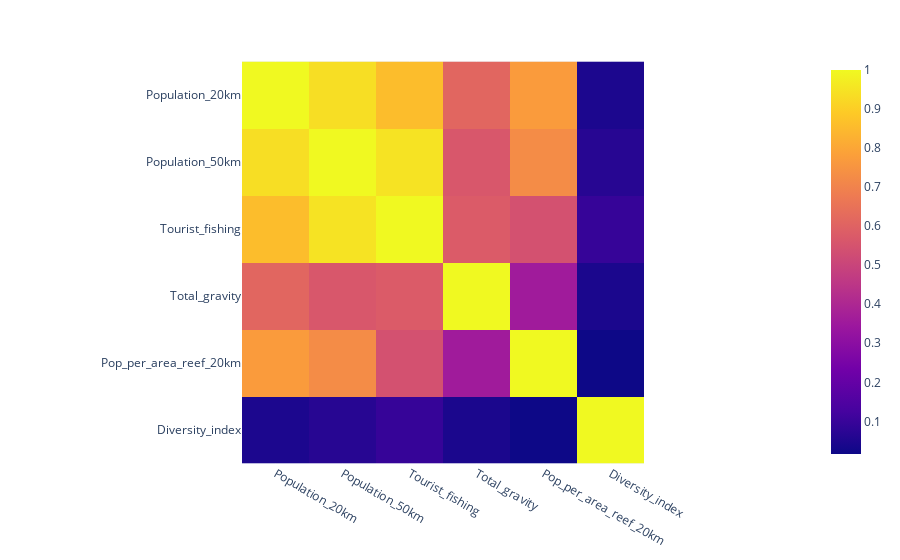

This figure's notebook cell:
### Markdown cell above
Here we can see that the direct human presence (meaning the population close to the site, the fishing). The DRY TORT region seems to don't be in relation with this feature. Maybe, this site is isolate from close human presence.
It seems that, the region with the highest human presence is the SEFCRI with artistic relational. 
The FLA KEY seems to be more in relation/concern by the tourism fishing especially by people lives "far" from the site (50 km) compared to them closest (20km).

For the SEFCRI region the data about human activity seems to be sparse and no specific pattern in relation can be clearly distinct. 

It seems that, the region FLA KEY and SEFCRI are more impact by people who lives close to their site compared to people who live far. This observation is from the total_gravity which represent the people coming from a radial of 500 km in function of the travel time. In this feature the FLA KEY is close to 0 and for the SEFCRI the data are sparse whit many outliers. 

To resume:
- Maybe we can put aside the gravity feature
- the data about people live close to the site and fishing activity are sparse for the SEFCRI region
- the FLA KEY seems to be impact be people live close to it (20km) more by other features

*It can be needed to evaluate the relation between diversity index and this features by a correlation matrix*

### Code cell
#visual correlation matrix

px.imshow(species.loc[:,['Population_20km','Population_50km', 'Tourist_fishing','Total_gravity','Pop_per_area_reef_20km', 'Diversity_index']].corr())

### Figure 1 — Plotly figure (JSON) as saved in the notebook; plotly's stock layout.template omitted (floating-point values rounded to 4 significant figures)
{"data": [{"coloraxis": "coloraxis", "hovertemplate": "x: %{x}<br>y: %{y}<br>color: %{z}<extra></extra>", "name": "0", "type": "heatmap", "x": ["Population_20km", "Population_50km", "Tourist_fishing", "Total_gravity", "Pop_per_area_reef_20km", "Diversity_index"], "xaxis": "x", "y": ["Population_20km", "Population_50km", "Tourist_fishing", "Total_gravity", "Pop_per_area_reef_20km", "Diversity_index"], "yaxis": "y", "z": [[1, 0.9372, 0.8583, 0.6108, 0.7708, 0.04599], [0.9372, 1, 0.9492, 0.5628, 0.7263, 0.0661], [0.8583, 0.9492, 1, 0.5761, 0.5416, 0.09588], [0.6108, 0.5628, 0.5761, 1, 0.3572, 0.0429], [0.7708, 0.7263, 0.5416, 0.3572, 1, 0.01634], [0.04599, 0.0661, 0.09588, 0.0429, 0.01634, 1]]}], "layout": {"coloraxis": {"colorscale": [[0, "#0d0887"], [0.1111, "#46039f"], [0.2222, "#7201a8"], [0.3333, "#9c179e"], [0.4444, "#bd3786"], [0.5556, "#d8576b"], [0.6667, "#ed7953"], [0.7778, "#fb9f3a"], [0.8889, "#fdca26"], [1, "#f0f921"]]}, "margin": {"t": 60}, "xaxis": {"anchor": "y", "constrain": "domain", "domain": [0, 1], "scaleanchor": "y"}, "yaxis": {"anchor": "x", "autorange": "reversed", "constrain": "domain", "domain": [0, 1]}}}
